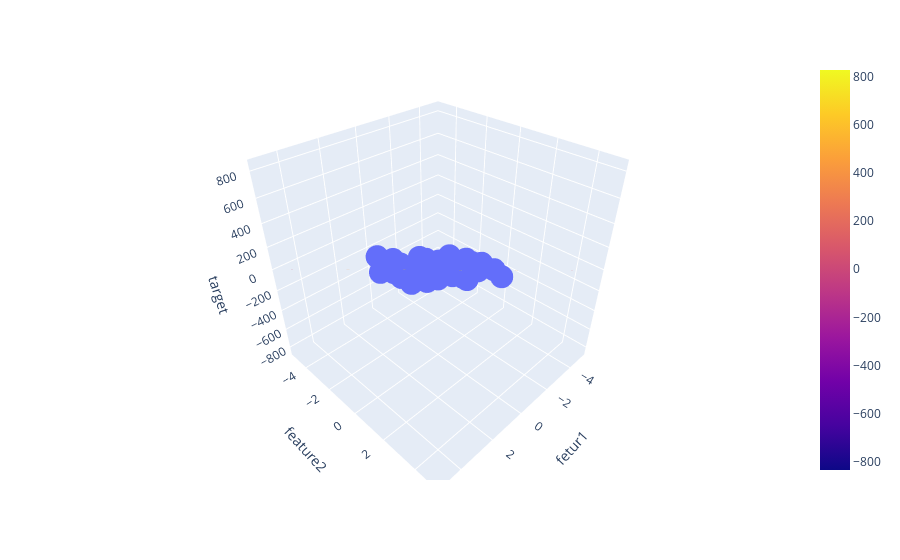

Write notebook code for a chart like this one.
### Code cell
import plotly.graph_objects as go


import numpy as np

x = np.linspace(-5, 5, 10)
y = np.linspace(-5, 5, 10)

xGrid, yGrid = np.meshgrid(y, x)
final = np.vstack((xGrid.ravel().reshape(1,100),yGrid.ravel().reshape(1,100))).T

z_final = obj.predict(final).reshape(10,10)

z = z_final
# "fetur1", y = "feature2"

fig = px.scatter_3d(df, x='fetur1', y='feature2', z='target')

fig.add_trace(go.Surface(x = x, y = y, z =z ))

fig.show()
